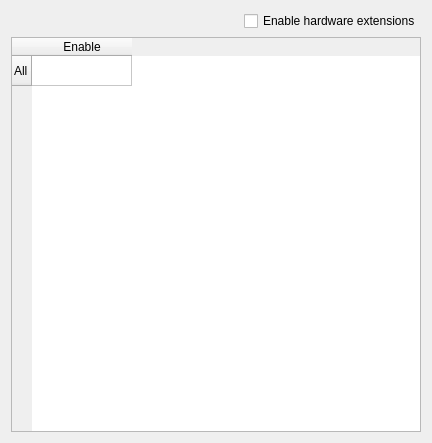
<?xml version="1.0" encoding="UTF-8"?>
<ui version="4.0">
 <class>HardwareExtensionsView</class>
 <widget class="QWidget" name="HardwareExtensionsView">
  <property name="geometry">
   <rect>
    <x>0</x>
    <y>0</y>
    <width>432</width>
    <height>443</height>
   </rect>
  </property>
  <property name="windowTitle">
   <string>Edit Shortcuts</string>
  </property>
  <layout class="QVBoxLayout" name="verticalLayout">
   <item>
    <layout class="QHBoxLayout" name="horizontalLayout">
     <item>
      <spacer name="horizontalSpacer">
       <property name="orientation">
        <enum>Qt::Horizontal</enum>
       </property>
       <property name="sizeHint" stdset="0">
        <size>
         <width>40</width>
         <height>20</height>
        </size>
       </property>
      </spacer>
     </item>
     <item>
      <widget class="QCheckBox" name="globalEnableCheckBox">
       <property name="text">
        <string>Enable hardware extensions</string>
       </property>
      </widget>
     </item>
    </layout>
   </item>
   <item>
    <widget class="QTableWidget" name="individualEnableTable">
     <row>
      <property name="text">
       <string>All</string>
      </property>
     </row>
     <column>
      <property name="text">
       <string>Enable</string>
      </property>
     </column>
    </widget>
   </item>
  </layout>
 </widget>
 <resources/>
 <connections/>
</ui>
